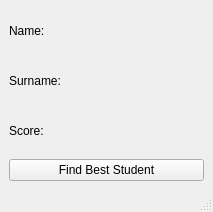
<?xml version="1.0" encoding="UTF-8"?>
<ui version="4.0">
 <class>MainWindow</class>
 <widget class="QMainWindow" name="MainWindow">
  <property name="geometry">
   <rect>
    <x>0</x>
    <y>0</y>
    <width>213</width>
    <height>212</height>
   </rect>
  </property>
  <property name="windowTitle">
   <string>MainWindow</string>
  </property>
  <widget class="QWidget" name="centralwidget">
   <layout class="QHBoxLayout" name="horizontalLayout">
    <item>
     <layout class="QVBoxLayout" name="verticalLayout">
      <item>
       <widget class="QLabel" name="label">
        <property name="text">
         <string>Name: </string>
        </property>
       </widget>
      </item>
      <item>
       <widget class="QLabel" name="label_2">
        <property name="text">
         <string>Surname: </string>
        </property>
       </widget>
      </item>
      <item>
       <widget class="QLabel" name="label_3">
        <property name="text">
         <string>Score: </string>
        </property>
       </widget>
      </item>
      <item>
       <widget class="QPushButton" name="pushButton">
        <property name="text">
         <string>Find Best Student</string>
        </property>
       </widget>
      </item>
     </layout>
    </item>
   </layout>
  </widget>
  <widget class="QMenuBar" name="menubar">
   <property name="geometry">
    <rect>
     <x>0</x>
     <y>0</y>
     <width>213</width>
     <height>21</height>
    </rect>
   </property>
  </widget>
  <widget class="QStatusBar" name="statusbar"/>
 </widget>
 <resources/>
 <connections/>
</ui>
